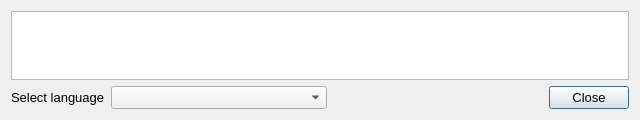
<?xml version="1.0" encoding="UTF-8"?>
<ui version="4.0">
 <class>MnemonicSeedDialog</class>
 <widget class="QDialog" name="MnemonicSeedDialog">
  <property name="geometry">
   <rect>
    <x>0</x>
    <y>0</y>
    <width>640</width>
    <height>120</height>
   </rect>
  </property>
  <property name="minimumSize">
   <size>
    <width>600</width>
    <height>120</height>
   </size>
  </property>
  <property name="maximumSize">
   <size>
    <width>16777215</width>
    <height>16777215</height>
   </size>
  </property>
  <property name="font">
   <font>
    <pointsize>10</pointsize>
    <weight>75</weight>
    <bold>true</bold>
   </font>
  </property>
  <property name="windowTitle">
   <string>Mnemonic seed</string>
  </property>
  <property name="windowIcon">
   <iconset resource="../../resources.qrc">
    <normaloff>:/images/cryptonote</normaloff>:/images/cryptonote</iconset>
  </property>
  <layout class="QVBoxLayout" name="verticalLayout">
   <item>
    <widget class="QTextEdit" name="m_mnemonicSeedEdit">
     <property name="font">
      <font>
       <pointsize>10</pointsize>
       <weight>75</weight>
       <bold>true</bold>
      </font>
     </property>
     <property name="readOnly">
      <bool>true</bool>
     </property>
    </widget>
   </item>
   <item>
    <layout class="QHBoxLayout" name="horizontalLayout">
     <item>
      <widget class="QLabel" name="m_languageLabel">
       <property name="font">
        <font>
         <weight>50</weight>
         <bold>false</bold>
        </font>
       </property>
       <property name="text">
        <string>Select language</string>
       </property>
      </widget>
     </item>
     <item>
      <widget class="QComboBox" name="m_languageCombo">
       <property name="sizePolicy">
        <sizepolicy hsizetype="Expanding" vsizetype="Fixed">
         <horstretch>0</horstretch>
         <verstretch>0</verstretch>
        </sizepolicy>
       </property>
       <property name="font">
        <font>
         <weight>50</weight>
         <bold>false</bold>
        </font>
       </property>
      </widget>
     </item>
     <item>
      <spacer name="horizontalSpacer">
       <property name="orientation">
        <enum>Qt::Horizontal</enum>
       </property>
       <property name="sizeHint" stdset="0">
        <size>
         <width>60</width>
         <height>20</height>
        </size>
       </property>
      </spacer>
     </item>
     <item>
      <widget class="QPushButton" name="ClosePushButton">
       <property name="font">
        <font>
         <weight>50</weight>
         <bold>false</bold>
        </font>
       </property>
       <property name="text">
        <string>Close</string>
       </property>
      </widget>
     </item>
    </layout>
   </item>
  </layout>
 </widget>
 <resources>
  <include location="../../resources.qrc"/>
 </resources>
 <connections>
  <connection>
   <sender>ClosePushButton</sender>
   <signal>clicked()</signal>
   <receiver>MnemonicSeedDialog</receiver>
   <slot>accept()</slot>
   <hints>
    <hint type="sourcelabel">
     <x>622</x>
     <y>274</y>
    </hint>
    <hint type="destinationlabel">
     <x>333</x>
     <y>149</y>
    </hint>
   </hints>
  </connection>
  <connection>
   <sender>m_languageCombo</sender>
   <signal>currentIndexChanged(QString)</signal>
   <receiver>MnemonicSeedDialog</receiver>
   <slot>languageChanged()</slot>
   <hints>
    <hint type="sourcelabel">
     <x>126</x>
     <y>170</y>
    </hint>
    <hint type="destinationlabel">
     <x>240</x>
     <y>119</y>
    </hint>
   </hints>
  </connection>
 </connections>
 <slots>
  <slot>languageChanged()</slot>
 </slots>
</ui>
